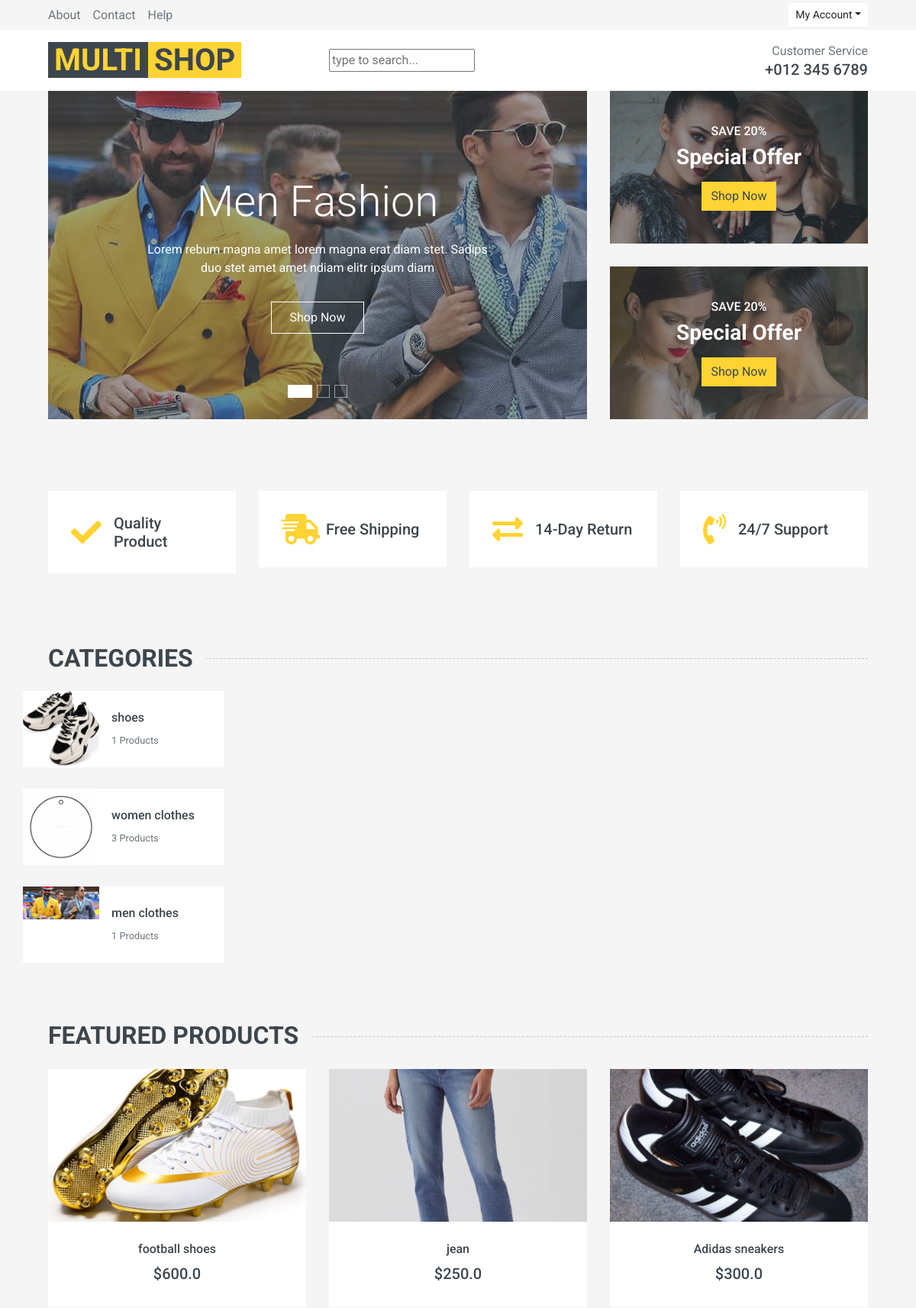
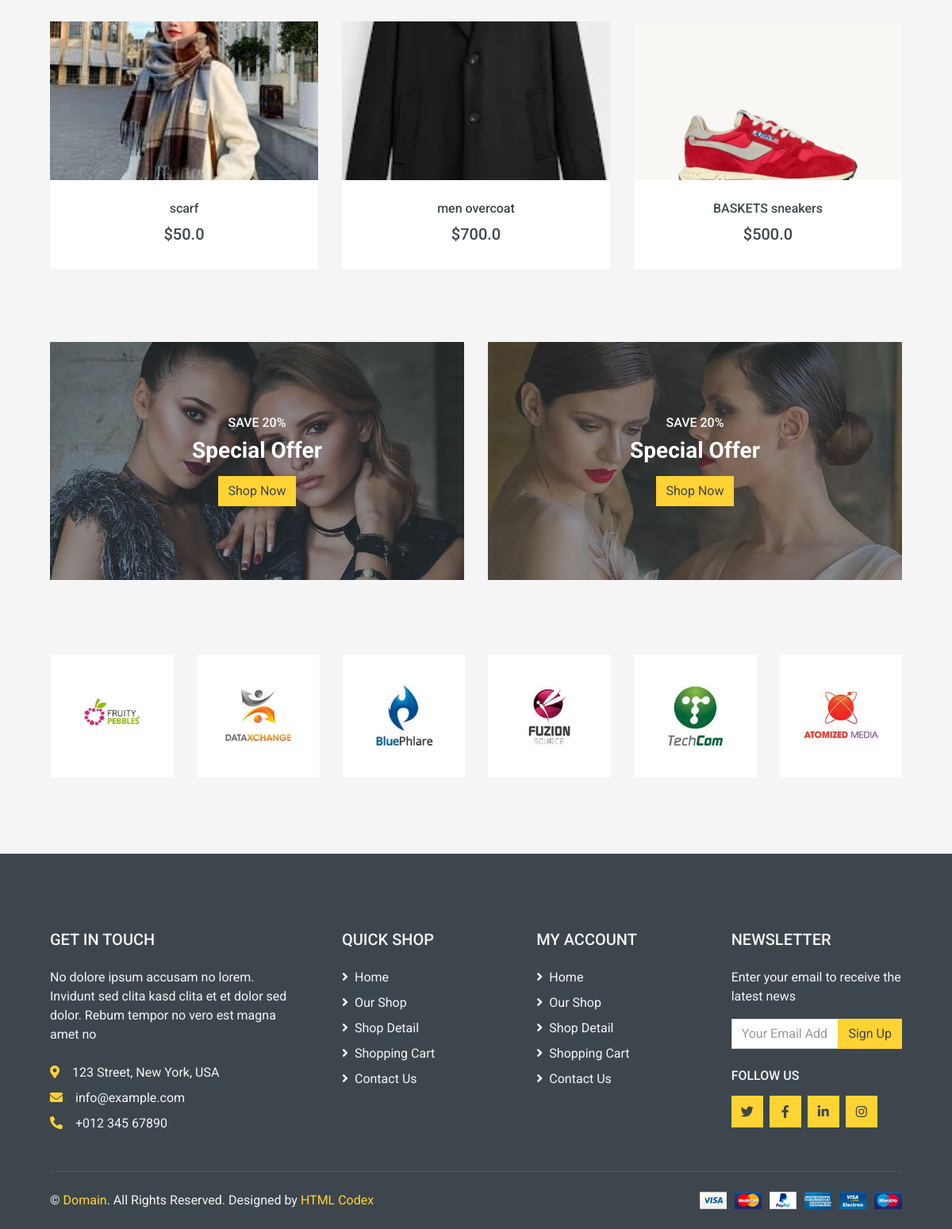
The page / on the database its author committed (2 pictures, top to bottom).
### product/models.py (models this page shows, shortened)
class Category(models.Model):
    parent = models.ForeignKey("self", on_delete=models.CASCADE, blank=True, null=True, related_name="subs")
    title = models.CharField(max_length=100)
    slug = models.SlugField()
    image = models.ImageField(upload_to="images/", null=True, blank=True, default="images/blank.png")

class Product(models.Model):
    seller = models.ForeignKey(User, on_delete=models.CASCADE, related_name="products")  # New field added here
    category = models.ManyToManyField(Category, blank=True)
    title = models.CharField(max_length=100)
    description = models.TextField()
    price = models.FloatField()
    discount = models.FloatField()
    image = models.ImageField(upload_to="images/", null=True, blank=True, default="images/blank.png")
    size = models.ManyToManyField(Size, blank=True, related_name="product")
    color = models.ManyToManyField(Color, related_name="product", blank=True)
    created = models.DateTimeField(auto_now_add=True)
    class Meta:
        ordering = ['-created']

### home/views.py (the view)
# urls.py: path('', HomeView.as_view() , name='home'),
class HomeView(TemplateView):
    template_name = "home/index.html"
    def get_context_data(self, **kwargs):
        context = super().get_context_data(**kwargs)
        self.request.session['my_name'] = 'name'
        context['object_list'] = Product.objects.order_by('-id')[:9]
        context['categories'] = Category.objects.order_by('-id')[:9]
        return context

### home/templates/home/index.html (shortened to what this page needs)
{% extends 'base.html' %}
{% load static %}
{% load render_partial %}
{% block main %}
    <div class="container-fluid mb-3">
        <div class="row px-xl-5">
            <div class="col-lg-8">
                <div id="header-carousel" class="carousel slide carousel-fade mb-30 mb-lg-0" data-ride="carousel">
                    <ol class="carousel-indicators">
                        <li data-target="#header-carousel" data-slide-to="0" class="active"></li>
                        <li data-target="#header-carousel" data-slide-to="1"></li>
                        <li data-target="#header-carousel" data-slide-to="2"></li>
                    </ol>
                    <div class="carousel-inner">
                        <div class="carousel-item position-relative active" style="height: 430px;">
                            <img class="position-absolute w-100 h-100" src="{% static 'img/carousel-1.jpg' %}" style="object-fit: cover;">
                            <div class="carousel-caption d-flex flex-column align-items-center justify-content-center">
                                <div class="p-3" style="max-width: 700px;">
                                    <h1  class="display-4 text-white mb-3 animate__animated animate__fadeInDown">Men Fashion</h1>
                                    <p class="mx-md-5 px-5 animate__animated animate__bounceIn">Lorem rebum magna amet lorem magna erat diam stet. Sadips duo stet amet amet ndiam elitr ipsum diam</p>
                                    <a class="btn btn-outline-light py-2 px-4 mt-3 animate__animated animate__fadeInUp" href="{% url 'product:products_list' %}">Shop Now</a>
                                </div>
                            </div>
                        </div>
                    </div>
                </div>
            </div>
            <div class="col-lg-4">
                <div class="product-offer mb-30" style="height: 200px;">
                    <img class="img-fluid" src="{% static 'img/offer-1.jpg' %}" alt="">
                    <div class="offer-text">
                        <h6 class="text-white text-uppercase">Save 20%</h6>
                        <h3 class="text-white mb-3">Special Offer</h3>
                        <a href="{% url 'product:products_list' %}" class="btn btn-primary">Shop Now</a>
                    </div>
                </div>
                <div class="product-offer mb-30" style="height: 200px;">
                    <img class="img-fluid" src="{% static 'img/offer-2.jpg' %}" alt="">
                    <div class="offer-text">
                        <h6 class="text-white text-uppercase">Save 20%</h6>
                        <h3 class="text-white mb-3">Special Offer</h3>
                        <a href="{% url 'product:products_list' %}" class="btn btn-primary">Shop Now</a>
                    </div>
                </div>
            </div>
        </div>
    </div>
    <div class="container-fluid pt-5">
        <div class="row px-xl-5 pb-3">
            <div class="col-lg-3 col-md-6 col-sm-12 pb-1">
                <div class="d-flex align-items-center bg-light mb-4" style="padding: 30px;">
                    <h1 class="fa fa-check text-primary m-0 mr-3"></h1>
                    <h5 class="font-weight-semi-bold m-0">Quality Product</h5>
                </div>
            </div>
            <div class="col-lg-3 col-md-6 col-sm-12 pb-1">
                <div class="d-flex align-items-center bg-light mb-4" style="padding: 30px;">
                    <h1 class="fa fa-shipping-fast text-primary m-0 mr-2"></h1>
                    <h5 class="font-weight-semi-bold m-0">Free Shipping</h5>
                </div>
            </div>
            <div class="col-lg-3 col-md-6 col-sm-12 pb-1">
                <div class="d-flex align-items-center bg-light mb-4" style="padding: 30px;">
                    <h1 class="fas fa-exchange-alt text-primary m-0 mr-3"></h1>
                    <h5 class="font-weight-semi-bold m-0">14-Day Return</h5>
                </div>
            </div>
            <div class="col-lg-3 col-md-6 col-sm-12 pb-1">
                <div class="d-flex align-items-center bg-light mb-4" style="padding: 30px;">
                    <h1 class="fa fa-phone-volume text-primary m-0 mr-3"></h1>
                    <h5 class="font-weight-semi-bold m-0">24/7 Support</h5>
                </div>
            </div>
        </div>
    </div>
    <div class="container-fluid pt-5">
        <h2 class="section-title position-relative text-uppercase mx-xl-5 mb-4"><span class="bg-secondary pr-3">Categories</span></h2>
        {% for category in categories %}
            {% if not category.parent %}
            	 <div class="col-lg-3 col-md-4 col-sm-6 pb-1">
        <a class="text-decoration-none" href="{% url 'product:category' %}?category={{ category.slug }}">
            <div class="cat-item d-flex align-items-center mb-4">
                <div class="overflow-hidden" style="width: 100px; height: 100px;">
                    <img class="img-fluid" src="{{ category.image.url }}" alt="{{ category.name }}">
                </div>
                <div class="flex-fill pl-3">
                    <h6>{{ category.title }}</h6>
                    <small class="text-body">{{ category.product_set.count }} Products</small>
                </div>
            </div>
        </a>
    </div>
            {% endif %}
        {% endfor %}
    </div>
    <div class="container-fluid pt-5 pb-3">
        <h2 class="section-title position-relative text-uppercase mx-xl-5 mb-4"><span class="bg-secondary pr-3">Featured Products</span></h2>
        <div class="row px-xl-5">
            {% for product in object_list %}
   <div class="col-lg-4 col-md-6 col-sm-6 pb-1">
       <div class="product-item bg-light mb-4">
           <div class="product-img position-relative overflow-hidden">
               <img class="img-fluid w-100"
                    src="{% if product.image %}{{ product.image.url }}{% else %}{{ product.image.field.default }}{% endif %}"
                    alt="Static Product" style="height: 200px; object-fit: cover;">
               <div class="product-action">
               </div>
           </div>
           <div class="text-center py-4">
               <a class="h6 text-decoration-none text-truncate" href="{% url 'product:product-detail' pk=product.pk %}">{{ product.title }}</a>
               <div class="d-flex align-items-center justify-content-center mt-2">
                   <h5>${{ product.price }}</h5>
               </div>
           </div>
       </div>
   </div>
{% endfor %}
        </div>
    </div>
    <div class="container-fluid pt-5 pb-3">
        <div class="row px-xl-5">
            <div class="col-md-6">
                <div class="product-offer mb-30" style="height: 300px;">
                    <img class="img-fluid" src="{% static 'img/offer-1.jpg' %}" alt="">
                    <div class="offer-text">
                        <h6 class="text-white text-uppercase">Save 20%</h6>
                        <h3 class="text-white mb-3">Special Offer</h3>
                        <a href="{% url 'product:products_list' %}" class="btn btn-primary">Shop Now</a>
                    </div>
                </div>
            </div>
            <div class="col-md-6">
                <div class="product-offer mb-30" style="height: 300px;">
                    <img class="img-fluid" src="{% static 'img/offer-2.jpg' %}" alt="">
                    <div class="offer-text">
                        <h6 class="text-white text-uppercase">Save 20%</h6>
                        <h3 class="text-white mb-3">Special Offer</h3>
                        <a href="{% url 'product:products_list' %}" class="btn btn-primary">Shop Now</a>
                    </div>
                </div>
            </div>
        </div>
    </div>
    <div class="container-fluid py-5">
        <div class="row px-xl-5">
            <div class="col">
                <div class="owl-carousel vendor-carousel">
                    <div class="bg-light p-4">
                        <img src="{% static 'img/vendor-1.jpg' %}" alt="">
                    </div>
                    <div class="bg-light p-4">
                        <img src="{% static 'img/vendor-2.jpg' %}" alt="">
                    </div>
                    <div class="bg-light p-4">
                        <img src="{% static 'img/vendor-3.jpg' %}" alt="">
                    </div>
                    <div class="bg-light p-4">
                        <img src="{% static 'img/vendor-4.jpg' %}" alt="">
                    </div>
                    <div class="bg-light p-4">
                        <img src="{% static 'img/vendor-5.jpg' %}" alt="">
                    </div>
                    <div class="bg-light p-4">
                        <img src="{% static 'img/vendor-6.jpg' %}" alt="">
                    </div>
                </div>
            </div>
        </div>
    </div>
{% endblock %}

### rows shown on the page
Category: image (picture), title "shoes", product_set.count "1"
Category: image (placeholder picture), title "women clothes", product_set.count "3"
Category: image (picture), title "men clothes", product_set.count "1"
Product: image (picture), title "football shoes", price "600.0"
Product: image (picture), title "jean", price "250.0"
Product: image (picture), title "Adidas sneakers", price "300.0"
Product: image (picture), title "scarf", price "50.0"
Product: image (picture), title "men overcoat", price "700.0"
Product: image (picture), title "BASKETS sneakers", price "500.0"
